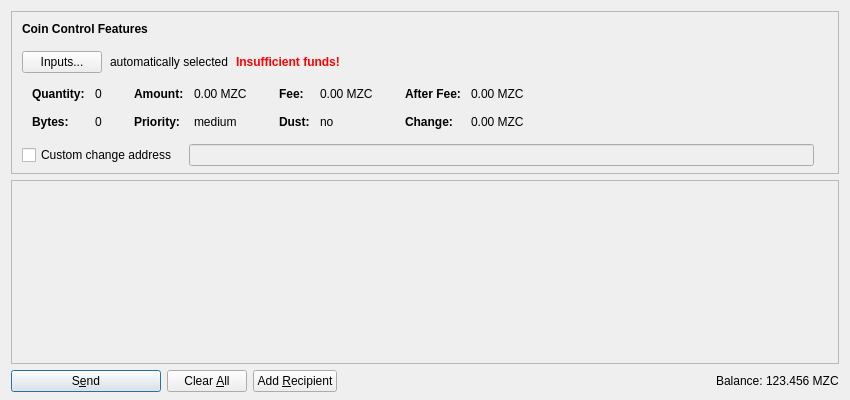
<?xml version="1.0" encoding="UTF-8"?>
<ui version="4.0">
 <class>SendCoinsDialog</class>
 <widget class="QDialog" name="SendCoinsDialog">
  <property name="geometry">
   <rect>
    <x>0</x>
    <y>0</y>
    <width>850</width>
    <height>400</height>
   </rect>
  </property>
  <property name="windowTitle">
   <string>Send Coins</string>
  </property>
  <layout class="QVBoxLayout" name="verticalLayout" stretch="0,1,0">
   <property name="bottomMargin">
    <number>8</number>
   </property>
   <item>
    <widget class="QFrame" name="frameCoinControl">
     <property name="sizePolicy">
      <sizepolicy hsizetype="Expanding" vsizetype="Expanding">
       <horstretch>0</horstretch>
       <verstretch>0</verstretch>
      </sizepolicy>
     </property>
     <property name="maximumSize">
      <size>
       <width>16777215</width>
       <height>16777215</height>
      </size>
     </property>
     <property name="frameShape">
      <enum>QFrame::StyledPanel</enum>
     </property>
     <property name="frameShadow">
      <enum>QFrame::Sunken</enum>
     </property>
     <layout class="QVBoxLayout" name="verticalLayoutCoinControl2">
      <property name="spacing">
       <number>0</number>
      </property>
      <property name="leftMargin">
       <number>0</number>
      </property>
      <property name="topMargin">
       <number>0</number>
      </property>
      <property name="rightMargin">
       <number>0</number>
      </property>
      <property name="bottomMargin">
       <number>6</number>
      </property>
      <item>
       <layout class="QVBoxLayout" name="verticalLayoutCoinControl" stretch="0,0,0,0,1">
        <property name="spacing">
         <number>0</number>
        </property>
        <property name="leftMargin">
         <number>10</number>
        </property>
        <property name="topMargin">
         <number>10</number>
        </property>
        <item>
         <layout class="QHBoxLayout" name="horizontalLayoutCoinControl1">
          <property name="bottomMargin">
           <number>15</number>
          </property>
          <item>
           <widget class="QLabel" name="labelCoinControlFeatures">
            <property name="sizePolicy">
             <sizepolicy hsizetype="Preferred" vsizetype="Maximum">
              <horstretch>0</horstretch>
              <verstretch>0</verstretch>
             </sizepolicy>
            </property>
            <property name="font">
             <font>
              <weight>75</weight>
              <bold>true</bold>
             </font>
            </property>
            <property name="styleSheet">
             <string notr="true">font-weight:bold;</string>
            </property>
            <property name="text">
             <string>Coin Control Features</string>
            </property>
           </widget>
          </item>
         </layout>
        </item>
        <item>
         <layout class="QHBoxLayout" name="horizontalLayoutCoinControl2" stretch="0,0,0,0">
          <property name="spacing">
           <number>8</number>
          </property>
          <property name="bottomMargin">
           <number>10</number>
          </property>
          <item>
           <widget class="QPushButton" name="pushButtonCoinControl">
            <property name="styleSheet">
             <string notr="true"/>
            </property>
            <property name="text">
             <string>Inputs...</string>
            </property>
           </widget>
          </item>
          <item>
           <widget class="QLabel" name="labelCoinControlAutomaticallySelected">
            <property name="text">
             <string>automatically selected</string>
            </property>
            <property name="margin">
             <number>5</number>
            </property>
           </widget>
          </item>
          <item>
           <widget class="QLabel" name="labelCoinControlInsuffFunds">
            <property name="font">
             <font>
              <weight>75</weight>
              <bold>true</bold>
             </font>
            </property>
            <property name="styleSheet">
             <string notr="true">color:red;font-weight:bold;</string>
            </property>
            <property name="text">
             <string>Insufficient funds!</string>
            </property>
            <property name="margin">
             <number>5</number>
            </property>
           </widget>
          </item>
          <item>
           <spacer name="horizontalSpacerCoinControl">
            <property name="orientation">
             <enum>Qt::Horizontal</enum>
            </property>
            <property name="sizeHint" stdset="0">
             <size>
              <width>40</width>
              <height>1</height>
             </size>
            </property>
           </spacer>
          </item>
         </layout>
        </item>
        <item>
         <widget class="QWidget" name="widgetCoinControl" native="true">
          <property name="sizePolicy">
           <sizepolicy hsizetype="Preferred" vsizetype="Preferred">
            <horstretch>0</horstretch>
            <verstretch>0</verstretch>
           </sizepolicy>
          </property>
          <property name="minimumSize">
           <size>
            <width>0</width>
            <height>0</height>
           </size>
          </property>
          <property name="styleSheet">
           <string notr="true"/>
          </property>
          <layout class="QHBoxLayout" name="horizontalLayoutCoinControl5">
           <property name="leftMargin">
            <number>0</number>
           </property>
           <property name="topMargin">
            <number>0</number>
           </property>
           <property name="rightMargin">
            <number>0</number>
           </property>
           <property name="bottomMargin">
            <number>0</number>
           </property>
           <item>
            <layout class="QHBoxLayout" name="horizontalLayoutCoinControl3" stretch="0,0,0,1">
             <property name="spacing">
              <number>20</number>
             </property>
             <property name="topMargin">
              <number>0</number>
             </property>
             <property name="bottomMargin">
              <number>10</number>
             </property>
             <item>
              <layout class="QFormLayout" name="formLayoutCoinControl1">
               <property name="horizontalSpacing">
                <number>10</number>
               </property>
               <property name="verticalSpacing">
                <number>14</number>
               </property>
               <property name="leftMargin">
                <number>10</number>
               </property>
               <property name="topMargin">
                <number>4</number>
               </property>
               <property name="rightMargin">
                <number>6</number>
               </property>
               <item row="0" column="0">
                <widget class="QLabel" name="labelCoinControlQuantityText">
                 <property name="font">
                  <font>
                   <weight>75</weight>
                   <bold>true</bold>
                  </font>
                 </property>
                 <property name="text">
                  <string>Quantity:</string>
                 </property>
                 <property name="margin">
                  <number>0</number>
                 </property>
                </widget>
               </item>
               <item row="0" column="1">
                <widget class="QLabel" name="labelCoinControlQuantity">
                 <property name="cursor">
                  <cursorShape>IBeamCursor</cursorShape>
                 </property>
                 <property name="contextMenuPolicy">
                  <enum>Qt::ActionsContextMenu</enum>
                 </property>
                 <property name="text">
                  <string notr="true">0</string>
                 </property>
                 <property name="margin">
                  <number>0</number>
                 </property>
                 <property name="textInteractionFlags">
                  <set>Qt::LinksAccessibleByMouse|Qt::TextSelectableByKeyboard|Qt::TextSelectableByMouse</set>
                 </property>
                </widget>
               </item>
               <item row="1" column="0">
                <widget class="QLabel" name="labelCoinControlBytesText">
                 <property name="font">
                  <font>
                   <weight>75</weight>
                   <bold>true</bold>
                  </font>
                 </property>
                 <property name="text">
                  <string>Bytes:</string>
                 </property>
                </widget>
               </item>
               <item row="1" column="1">
                <widget class="QLabel" name="labelCoinControlBytes">
                 <property name="cursor">
                  <cursorShape>IBeamCursor</cursorShape>
                 </property>
                 <property name="contextMenuPolicy">
                  <enum>Qt::ActionsContextMenu</enum>
                 </property>
                 <property name="text">
                  <string notr="true">0</string>
                 </property>
                 <property name="textInteractionFlags">
                  <set>Qt::LinksAccessibleByMouse|Qt::TextSelectableByKeyboard|Qt::TextSelectableByMouse</set>
                 </property>
                </widget>
               </item>
              </layout>
             </item>
             <item>
              <layout class="QFormLayout" name="formLayoutCoinControl2">
               <property name="horizontalSpacing">
                <number>10</number>
               </property>
               <property name="verticalSpacing">
                <number>14</number>
               </property>
               <property name="leftMargin">
                <number>6</number>
               </property>
               <property name="topMargin">
                <number>4</number>
               </property>
               <property name="rightMargin">
                <number>6</number>
               </property>
               <item row="0" column="0">
                <widget class="QLabel" name="labelCoinControlAmountText">
                 <property name="font">
                  <font>
                   <weight>75</weight>
                   <bold>true</bold>
                  </font>
                 </property>
                 <property name="text">
                  <string>Amount:</string>
                 </property>
                 <property name="margin">
                  <number>0</number>
                 </property>
                </widget>
               </item>
               <item row="0" column="1">
                <widget class="QLabel" name="labelCoinControlAmount">
                 <property name="cursor">
                  <cursorShape>IBeamCursor</cursorShape>
                 </property>
                 <property name="contextMenuPolicy">
                  <enum>Qt::ActionsContextMenu</enum>
                 </property>
                 <property name="text">
                  <string notr="true">0.00 MZC</string>
                 </property>
                 <property name="textInteractionFlags">
                  <set>Qt::LinksAccessibleByMouse|Qt::TextSelectableByKeyboard|Qt::TextSelectableByMouse</set>
                 </property>
                </widget>
               </item>
               <item row="1" column="0">
                <widget class="QLabel" name="labelCoinControlPriorityText">
                 <property name="font">
                  <font>
                   <weight>75</weight>
                   <bold>true</bold>
                  </font>
                 </property>
                 <property name="text">
                  <string>Priority:</string>
                 </property>
                </widget>
               </item>
               <item row="1" column="1">
                <widget class="QLabel" name="labelCoinControlPriority">
                 <property name="cursor">
                  <cursorShape>IBeamCursor</cursorShape>
                 </property>
                 <property name="contextMenuPolicy">
                  <enum>Qt::ActionsContextMenu</enum>
                 </property>
                 <property name="text">
                  <string notr="true">medium</string>
                 </property>
                 <property name="textInteractionFlags">
                  <set>Qt::LinksAccessibleByMouse|Qt::TextSelectableByKeyboard|Qt::TextSelectableByMouse</set>
                 </property>
                </widget>
               </item>
              </layout>
             </item>
             <item>
              <layout class="QFormLayout" name="formLayoutCoinControl3">
               <property name="horizontalSpacing">
                <number>10</number>
               </property>
               <property name="verticalSpacing">
                <number>14</number>
               </property>
               <property name="leftMargin">
                <number>6</number>
               </property>
               <property name="topMargin">
                <number>4</number>
               </property>
               <property name="rightMargin">
                <number>6</number>
               </property>
               <item row="0" column="0">
                <widget class="QLabel" name="labelCoinControlFeeText">
                 <property name="font">
                  <font>
                   <weight>75</weight>
                   <bold>true</bold>
                  </font>
                 </property>
                 <property name="text">
                  <string>Fee:</string>
                 </property>
                 <property name="margin">
                  <number>0</number>
                 </property>
                </widget>
               </item>
               <item row="0" column="1">
                <widget class="QLabel" name="labelCoinControlFee">
                 <property name="cursor">
                  <cursorShape>IBeamCursor</cursorShape>
                 </property>
                 <property name="contextMenuPolicy">
                  <enum>Qt::ActionsContextMenu</enum>
                 </property>
                 <property name="text">
                  <string notr="true">0.00 MZC</string>
                 </property>
                 <property name="textInteractionFlags">
                  <set>Qt::LinksAccessibleByMouse|Qt::TextSelectableByKeyboard|Qt::TextSelectableByMouse</set>
                 </property>
                </widget>
               </item>
               <item row="1" column="0">
                <widget class="QLabel" name="labelCoinControlLowOutputText">
                 <property name="font">
                  <font>
                   <weight>75</weight>
                   <bold>true</bold>
                  </font>
                 </property>
                 <property name="text">
                  <string>Dust:</string>
                 </property>
                </widget>
               </item>
               <item row="1" column="1">
                <widget class="QLabel" name="labelCoinControlLowOutput">
                 <property name="cursor">
                  <cursorShape>IBeamCursor</cursorShape>
                 </property>
                 <property name="contextMenuPolicy">
                  <enum>Qt::ActionsContextMenu</enum>
                 </property>
                 <property name="text">
                  <string notr="true">no</string>
                 </property>
                 <property name="textInteractionFlags">
                  <set>Qt::LinksAccessibleByMouse|Qt::TextSelectableByKeyboard|Qt::TextSelectableByMouse</set>
                 </property>
                </widget>
               </item>
              </layout>
             </item>
             <item>
              <layout class="QFormLayout" name="formLayoutCoinControl4">
               <property name="horizontalSpacing">
                <number>10</number>
               </property>
               <property name="verticalSpacing">
                <number>14</number>
               </property>
               <property name="leftMargin">
                <number>6</number>
               </property>
               <property name="topMargin">
                <number>4</number>
               </property>
               <property name="rightMargin">
                <number>6</number>
               </property>
               <item row="0" column="0">
                <widget class="QLabel" name="labelCoinControlAfterFeeText">
                 <property name="font">
                  <font>
                   <weight>75</weight>
                   <bold>true</bold>
                  </font>
                 </property>
                 <property name="text">
                  <string>After Fee:</string>
                 </property>
                 <property name="margin">
                  <number>0</number>
                 </property>
                </widget>
               </item>
               <item row="0" column="1">
                <widget class="QLabel" name="labelCoinControlAfterFee">
                 <property name="cursor">
                  <cursorShape>IBeamCursor</cursorShape>
                 </property>
                 <property name="contextMenuPolicy">
                  <enum>Qt::ActionsContextMenu</enum>
                 </property>
                 <property name="text">
                  <string notr="true">0.00 MZC</string>
                 </property>
                 <property name="textInteractionFlags">
                  <set>Qt::LinksAccessibleByMouse|Qt::TextSelectableByKeyboard|Qt::TextSelectableByMouse</set>
                 </property>
                </widget>
               </item>
               <item row="1" column="0">
                <widget class="QLabel" name="labelCoinControlChangeText">
                 <property name="font">
                  <font>
                   <weight>75</weight>
                   <bold>true</bold>
                  </font>
                 </property>
                 <property name="text">
                  <string>Change:</string>
                 </property>
                </widget>
               </item>
               <item row="1" column="1">
                <widget class="QLabel" name="labelCoinControlChange">
                 <property name="cursor">
                  <cursorShape>IBeamCursor</cursorShape>
                 </property>
                 <property name="contextMenuPolicy">
                  <enum>Qt::ActionsContextMenu</enum>
                 </property>
                 <property name="text">
                  <string notr="true">0.00 MZC</string>
                 </property>
                 <property name="textInteractionFlags">
                  <set>Qt::LinksAccessibleByMouse|Qt::TextSelectableByKeyboard|Qt::TextSelectableByMouse</set>
                 </property>
                </widget>
               </item>
              </layout>
             </item>
            </layout>
           </item>
          </layout>
         </widget>
        </item>
        <item>
         <layout class="QHBoxLayout" name="horizontalLayoutCoinControl4" stretch="0,0,0">
          <property name="spacing">
           <number>12</number>
          </property>
          <property name="sizeConstraint">
           <enum>QLayout::SetDefaultConstraint</enum>
          </property>
          <property name="topMargin">
           <number>5</number>
          </property>
          <property name="rightMargin">
           <number>5</number>
          </property>
          <item>
           <widget class="QCheckBox" name="checkBoxCoinControlChange">
            <property name="toolTip">
             <string>If this is activated, but the change address is empty or invalid, change will be sent to a newly generated address.</string>
            </property>
            <property name="text">
             <string>Custom change address</string>
            </property>
           </widget>
          </item>
          <item>
           <widget class="QValidatedLineEdit" name="lineEditCoinControlChange">
            <property name="enabled">
             <bool>false</bool>
            </property>
            <property name="sizePolicy">
             <sizepolicy hsizetype="Expanding" vsizetype="Fixed">
              <horstretch>0</horstretch>
              <verstretch>0</verstretch>
             </sizepolicy>
            </property>
           </widget>
          </item>
          <item>
           <widget class="QLabel" name="labelCoinControlChangeLabel">
            <property name="sizePolicy">
             <sizepolicy hsizetype="Preferred" vsizetype="Expanding">
              <horstretch>0</horstretch>
              <verstretch>0</verstretch>
             </sizepolicy>
            </property>
            <property name="minimumSize">
             <size>
              <width>0</width>
              <height>0</height>
             </size>
            </property>
            <property name="text">
             <string/>
            </property>
            <property name="margin">
             <number>3</number>
            </property>
           </widget>
          </item>
         </layout>
        </item>
        <item>
         <spacer name="verticalSpacerCoinControl">
          <property name="orientation">
           <enum>Qt::Vertical</enum>
          </property>
          <property name="sizeHint" stdset="0">
           <size>
            <width>800</width>
            <height>1</height>
           </size>
          </property>
         </spacer>
        </item>
       </layout>
      </item>
     </layout>
    </widget>
   </item>
   <item>
    <widget class="QScrollArea" name="scrollArea">
     <property name="widgetResizable">
      <bool>true</bool>
     </property>
     <widget class="QWidget" name="scrollAreaWidgetContents">
      <property name="geometry">
       <rect>
        <x>0</x>
        <y>0</y>
        <width>830</width>
        <height>178</height>
       </rect>
      </property>
      <layout class="QVBoxLayout" name="verticalLayout_2" stretch="0,1">
       <property name="leftMargin">
        <number>0</number>
       </property>
       <property name="topMargin">
        <number>0</number>
       </property>
       <property name="rightMargin">
        <number>0</number>
       </property>
       <property name="bottomMargin">
        <number>0</number>
       </property>
       <item>
        <layout class="QVBoxLayout" name="entries">
         <property name="spacing">
          <number>6</number>
         </property>
        </layout>
       </item>
       <item>
        <spacer name="verticalSpacer">
         <property name="orientation">
          <enum>Qt::Vertical</enum>
         </property>
         <property name="sizeHint" stdset="0">
          <size>
           <width>20</width>
           <height>40</height>
          </size>
         </property>
        </spacer>
       </item>
      </layout>
     </widget>
    </widget>
   </item>
   <item>
    <layout class="QHBoxLayout" name="horizontalLayout">
     <item>
      <widget class="QPushButton" name="sendButton">
       <property name="minimumSize">
        <size>
         <width>150</width>
         <height>0</height>
        </size>
       </property>
       <property name="toolTip">
        <string>Confirm the send action</string>
       </property>
       <property name="text">
        <string>S&amp;end</string>
       </property>
       <property name="icon">
        <iconset resource="../bitcoin.qrc">
         <normaloff>:/icons/send</normaloff>:/icons/send</iconset>
       </property>
       <property name="default">
        <bool>true</bool>
       </property>
      </widget>
     </item>
     <item>
      <widget class="QPushButton" name="clearButton">
       <property name="sizePolicy">
        <sizepolicy hsizetype="Minimum" vsizetype="Fixed">
         <horstretch>0</horstretch>
         <verstretch>0</verstretch>
        </sizepolicy>
       </property>
       <property name="toolTip">
        <string>Clear all fields of the form.</string>
       </property>
       <property name="text">
        <string>Clear &amp;All</string>
       </property>
       <property name="icon">
        <iconset resource="../bitcoin.qrc">
         <normaloff>:/icons/remove</normaloff>:/icons/remove</iconset>
       </property>
       <property name="autoRepeatDelay">
        <number>300</number>
       </property>
       <property name="autoDefault">
        <bool>false</bool>
       </property>
      </widget>
     </item>
     <item>
      <widget class="QPushButton" name="addButton">
       <property name="toolTip">
        <string>Send to multiple recipients at once</string>
       </property>
       <property name="text">
        <string>Add &amp;Recipient</string>
       </property>
       <property name="icon">
        <iconset resource="../bitcoin.qrc">
         <normaloff>:/icons/add</normaloff>:/icons/add</iconset>
       </property>
       <property name="autoDefault">
        <bool>false</bool>
       </property>
      </widget>
     </item>
     <item>
      <spacer name="horizontalSpacer">
       <property name="orientation">
        <enum>Qt::Horizontal</enum>
       </property>
       <property name="sizeHint" stdset="0">
        <size>
         <width>40</width>
         <height>20</height>
        </size>
       </property>
      </spacer>
     </item>
     <item>
      <layout class="QHBoxLayout" name="horizontalLayout_2">
       <property name="spacing">
        <number>3</number>
       </property>
       <item>
        <widget class="QLabel" name="label">
         <property name="sizePolicy">
          <sizepolicy hsizetype="Preferred" vsizetype="Fixed">
           <horstretch>0</horstretch>
           <verstretch>0</verstretch>
          </sizepolicy>
         </property>
         <property name="text">
          <string>Balance:</string>
         </property>
        </widget>
       </item>
       <item>
        <widget class="QLabel" name="labelBalance">
         <property name="sizePolicy">
          <sizepolicy hsizetype="Preferred" vsizetype="Fixed">
           <horstretch>0</horstretch>
           <verstretch>0</verstretch>
          </sizepolicy>
         </property>
         <property name="cursor">
          <cursorShape>IBeamCursor</cursorShape>
         </property>
         <property name="text">
          <string notr="true">123.456 MZC</string>
         </property>
         <property name="textInteractionFlags">
          <set>Qt::LinksAccessibleByMouse|Qt::TextSelectableByKeyboard|Qt::TextSelectableByMouse</set>
         </property>
        </widget>
       </item>
      </layout>
     </item>
    </layout>
   </item>
  </layout>
 </widget>
 <customwidgets>
  <customwidget>
   <class>QValidatedLineEdit</class>
   <extends>QLineEdit</extends>
   <header>qvalidatedlineedit.h</header>
  </customwidget>
 </customwidgets>
 <resources>
  <include location="../bitcoin.qrc"/>
 </resources>
 <connections/>
</ui>
